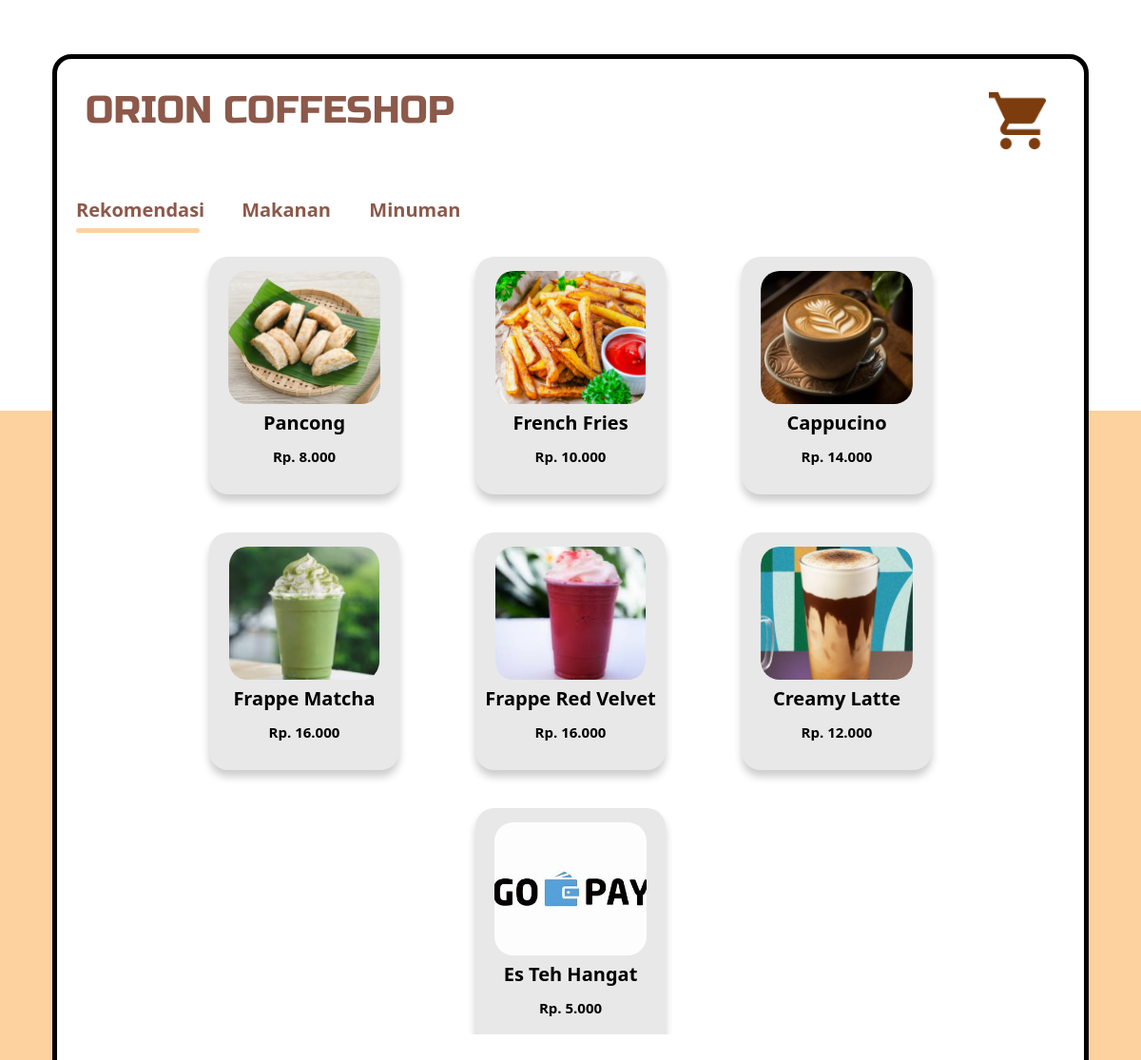
Before: / with the older database file.
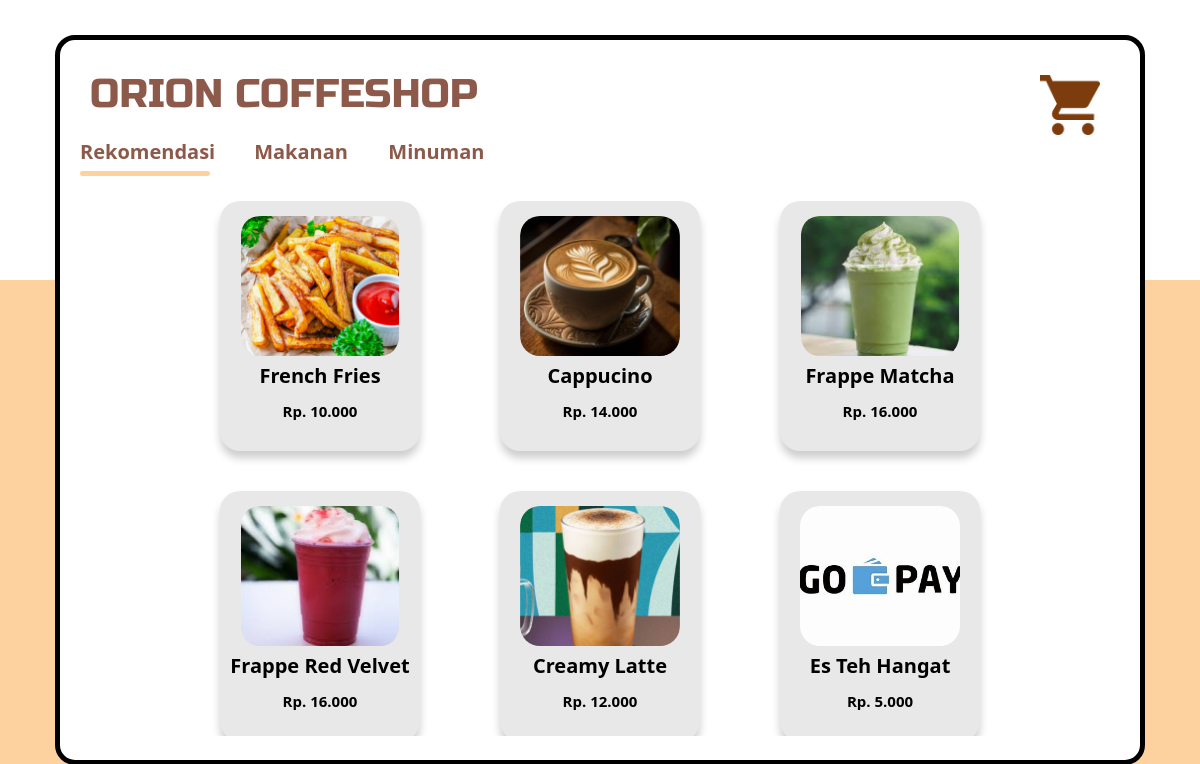
After: the same page with the newer database file.
### tables this page shows
CREATE TABLE `produk` (
  `id` int(11) NOT NULL,
  `kd_produk` varchar(255) NOT NULL,
  `nama_produk` varchar(255) NOT NULL,
  `harga` int(11) NOT NULL,
  `stok` int(5) NOT NULL,
  `gambar_produk` varchar(255) NOT NULL,
  `kategori` enum('makanan','minuman') NOT NULL,
  `rekomendasi` enum('iya','tidak') NOT NULL
);

### index.php (the view, shortened to what this page needs)
<!DOCTYPE html>
<html lang="en">
  <head>
    <link rel="stylesheet" href="style/menu.css" />
  </head>
  <body>
    <div class="container">
      <div class="box">
        <div class="header">
          <p>ORION COFFESHOP</p>
          <div class="cart">
            <a href="keranjang.php">
            <img src="image/cart.png" alt="">
            </a>
          </div>
        </div>
        <nav class="navbar">
          <a href="index.php"><p>Rekomendasi</p></a>
          <a href="makanan.php"><p>Makanan</p></a>
          <a href="minuman.php"><p>Minuman</p></a>
          <div class = "animation start-index"></div>
        </nav>
        <div class="content">
          <div class="card-container">
          <?php
          include "crud/koneksi.php";
        $sql = "SELECT * FROM produk WHERE rekomendasi = 'iya' ORDER BY id ASC";
        $result = $koneksi->query($sql);
        if ($result->num_rows > 0) {
          while($row = $result->fetch_assoc()) {
              echo '<div class="card" onclick="showPopup(\'' . htmlspecialchars($row['nama_produk']) . '\', \'crud/images/' . htmlspecialchars($row['gambar_produk']) . '\', ' . $row['harga'] . ', ' . $row['id'] . ' ,' . $row['stok'] .')">';
              echo '<div class="produk">';
              echo '<img src="crud/images/' . htmlspecialchars($row['gambar_produk']) . '" alt="" />';
              echo '</div>';
              echo '<p class="nama-produk">' . $row['nama_produk'] . '</p>';
              echo '<p class="harga-produk">Rp. ' . number_format($row['harga'], 0, ',', '.') . '</p>';
              echo '</div>';
          }
      } else {
          echo "Tidak ada produk ditemukan.";
      }
    ?>
    </div>
    </div>
    </div>
    </div>
  </body>
</html>

### style/menu.css (style rules this page uses)
html { scroll-behavior: smooth; }
body { padding: 0; margin: 0; height: 100vh; display: flex; justify-content: center; align-items: center; font-family: "Segoe UI", Tahoma, Geneva, Verdana, sans-serif; }
.box { border: solid 5px black; border-radius: 20px; width: 90vw; height: 90vh; margin: auto; background-color: white; display: flex; flex-direction: column; position: relative; }
.header { display: flex; height: 11vh; }
.header p { font-size: 40px; color: #8c594a; font-family: "Russo-one"; margin-top: 30px; margin-left: 30px; }
.cart { position: absolute; right: 40px; top: 35px; }
.cart img { width: 60px; filter: brightness(0) saturate(100%) invert(38%) sepia(100%) saturate(1000%) hue-rotate(0deg) brightness(50%) contrast(90%); }
.navbar { position: relative; margin-left: 20px; }
.navbar a { text-decoration: none; position: relative; z-index: 1; line-height: 8px; position: relative; display: inline-block; text-align: center; }
nav .animation { position: absolute; height: 5px; bottom: 0; z-index: 0; background-color: #FED29F; border-radius: 8px; transition: all .5s ease 0s; width: 10px; }
.navbar p { margin-right: 45px; font-size: 20px; color: #8C594A; font-weight: bold; }
a:nth-child(1) { width: 170px; }
nav .start-index , a:nth-child(1):hover~.animation { width: 130px; left: 0; }
a:nth-child(2) { width: 130px; }
a:nth-child(3) { width: 100px; }
.content { margin-top: 10px; justify-content: center; display: flex; height: 65vh; overflow-y: auto; padding: 15px; }
.card-container { display: flex; flex-wrap: wrap; height: 55vh; width: 100vw; justify-content: center; align-items: center; }
.card { margin: 0 40px 40px 40px; background-color: #E8E8E8; height: 250px; width: 200px; border-radius: 20px; display: flex; flex-direction: column; align-items: center; box-shadow: 0 7px 9px rgba(0, 0, 0, 0.2); }
.card .produk img { border-radius: 20px; width: 160px; height: 140px; object-fit: cover; margin-top: 15px; }
.card p { margin-top: 15px; font-weight: bold; line-height: 0; }
.card .nama-produk { font-size: 20px; }
.card .harga-produk { font-size: 15px; }

Changed rows visible on the page:
no longer on this page (row edited): produk: gambar_produk (picture), nama_produk "Pancong", harga "8.000"
